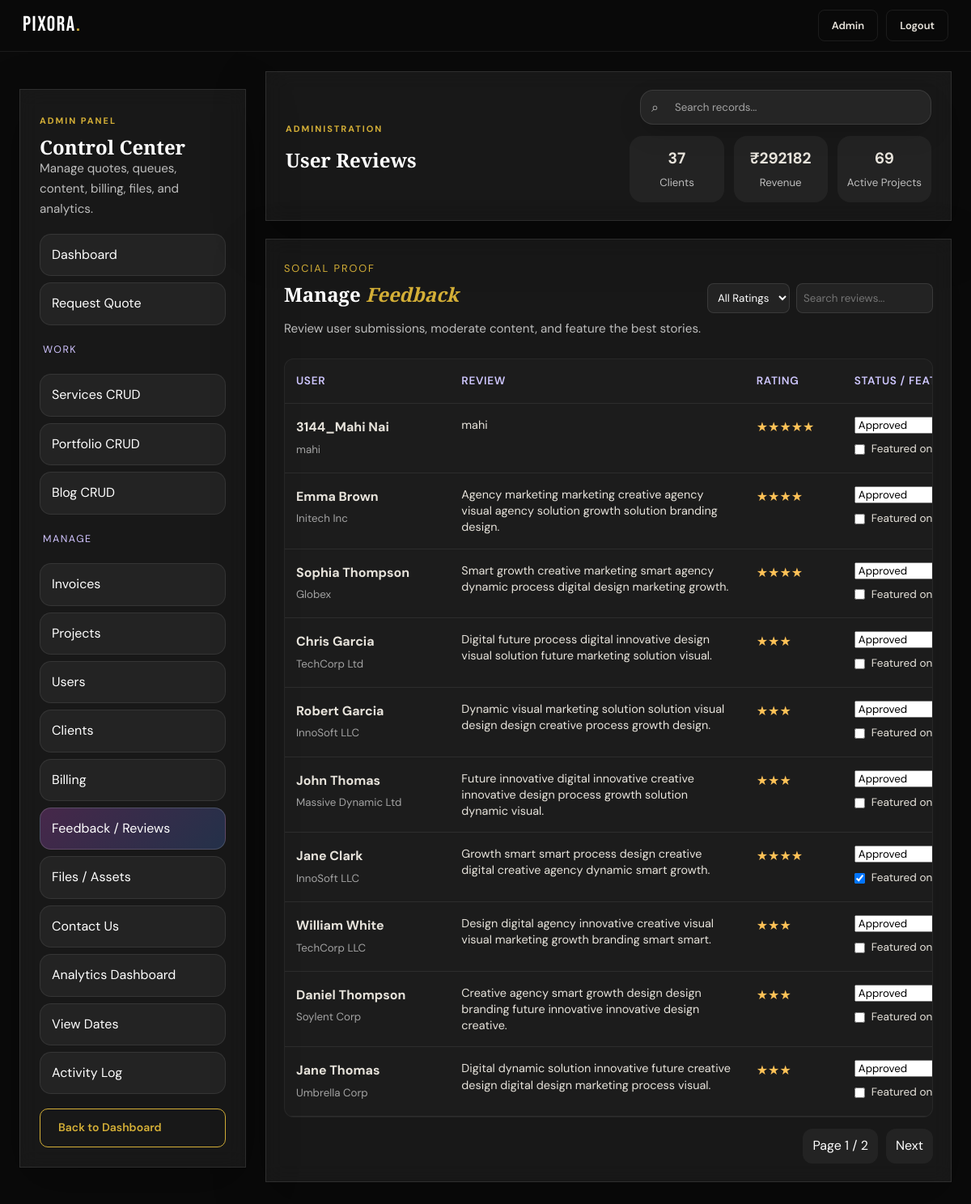
The app's page /admin/manage/feedback (signed in) with its own data.
### tables this page shows
CREATE TABLE testimonials (
            id INTEGER PRIMARY KEY AUTOINCREMENT,
            client_name TEXT NOT NULL,
            company TEXT,
            message TEXT NOT NULL,
            rating INTEGER DEFAULT 5,
            created_at TEXT DEFAULT CURRENT_TIMESTAMP
        , user_id INTEGER, status TEXT DEFAULT 'approved', is_featured INTEGER DEFAULT 0);

### app.py (the view)
@app.route('/admin/manage/feedback')
@admin_required
def admin_feedback_page():
    page = int(request.args.get('page', 1) or 1)
    search = request.args.get('search', '').strip()
    rating_filter = request.args.get('rating', '')
    query = "SELECT * FROM testimonials WHERE 1=1"
    params = []
    if rating_filter:
        query += " AND rating = ?"
        params.append(rating_filter)
    query += " ORDER BY id DESC"
    feedbacks = admin_paginate(
        query,
        page=page,
        per_page=10,
        search=search, search_cols=['client_name', 'company', 'message'],
        params=params
    )
    return render_template('admin_feedback.html', feedbacks=feedbacks, **admin_common_context('feedback'))

### app.py (called while the page is built)
def get_db():
    db = getattr(g, '_database', None)
    if db is None:
        db = g._database = sqlite3.connect(DATABASE)
        db.row_factory = sqlite3.Row
    return db

@app.teardown_appcontext
def close_connection(exception):
    db = getattr(g, '_database', None)
    if db is not None:
        db.close()

def admin_required(f):
    @wraps(f)
    def decorated(*args, **kwargs):
        user = get_current_user()
        if not user:
            flash('Please log in to access this page.', 'warning')
            return redirect(url_for('login', next=request.path))
        if user['role'] != 'admin':
            flash('Admin access only.', 'error')
            return redirect(url_for('dashboard'))
        return f(*args, **kwargs)
    return decorated

def get_current_user():
    if 'user_id' not in session:
        return None
    return get_db().execute('SELECT * FROM users WHERE id=?', (session['user_id'],)).fetchone()

def get_user_notifications(limit=5, only_unread=False):
    user = get_current_user()
    if not user:
        return []
    query = 'SELECT * FROM notifications WHERE user_id=?'
    params = [user['id']]
    if only_unread:
        query += ' AND is_read=0'
    query += ' ORDER BY id DESC LIMIT ?'
    params.append(limit)
    return get_db().execute(query, tuple(params)).fetchall()

def unread_notification_count():
    user = get_current_user()
    if not user:
        return 0
    return get_db().execute('SELECT COUNT(*) FROM notifications WHERE user_id=? AND is_read=0', (user['id'],)).fetchone()[0]

@app.context_processor
def inject_user():
    user = get_current_user()
    play_login_sound = bool(session.pop('play_login_sound', False))
    return {
        'current_user': user,
        'notif_preview': get_user_notifications(limit=5) if user else [],
        'notif_unread_count': unread_notification_count() if user else 0,
        'play_login_sound': play_login_sound,
        'now_iso': now_iso
    }

def admin_common_context(section='dashboard'):
    return {'admin_section': section, 'admin_stats': admin_overview_stats()}

### templates/admin_feedback.html (shortened to what this page needs)
{% extends 'admin_base.html' %}
{% block admin_heading %}User Reviews{% endblock %}
{% block admin_body %}
<div class="glass-card admin-section">
    <div style="display: flex; justify-content: space-between; align-items: center; margin-bottom: 24px;">
        <div>
            <span class="panel-kicker">Social Proof</span>
            <h2>Manage <em>Feedback</em></h2>
            <p class="admin-subtext">Review user submissions, moderate content, and feature the best stories.</p>
        </div>
        <div style="display: flex; gap: 12px;">
            <form method="GET" action="{{ url_for('admin_feedback_page') }}" style="display: flex; gap: 8px;">
                <select name="rating" onchange="this.form.submit()" style="padding: 8px; border-radius: 8px; background: rgba(255,255,255,0.05); color: white; border: 1px solid rgba(255,255,255,0.1);">
                    <option value="">All Ratings</option>
                </select>
                <input type="text" name="search" value="{{ request.args.get('search', '') }}" placeholder="Search reviews..." style="padding: 8px; border-radius: 8px; background: rgba(255,255,255,0.05); color: white; border: 1px solid rgba(255,255,255,0.1);">
            </form>
        </div>
    </div>
    <div class="table-wrap">
        <table class="admin-table">
            <thead>
                <tr>
                    <th>User</th>
                    <th>Review</th>
                    <th>Rating</th>
                    <th>Status / Feature</th>
                </tr>
            </thead>
            <tbody>
                {% for item in feedbacks['items'] %}
                <tr>
                    <td>
                        <strong>{{ item.client_name }}</strong><br>
                        <small style="color: rgba(255,255,255,0.6);">{{ item.company or 'No Company' }}</small>
                    </td>
                    <td style="max-width: 300px;">
                        <p style="font-size: 0.9rem; margin: 0; white-space: normal; line-height: 1.4;">{{ item.message }}</p>
                    </td>
                    <td>
                        <div style="color: #ffc257;">
                            {% for i in range(item.rating) %}★{% endfor %}
                        </div>
                    </td>
                    <td>
                        <form method="POST" action="{{ url_for('admin_update_feedback', feedback_id=item.id, page=feedbacks['page'], search=request.args.get('search', '')) }}" id="form-{{ item.id }}">
                            <select name="status" onchange="this.form.submit()" style="margin-bottom: 8px; display: block; width: 100%;">
                                <option value="approved" {% if item.status == 'approved' %}selected{% endif %}>Approved</option>
                            </select>
                            <label style="display: flex; align-items: center; gap: 8px; cursor: pointer; font-size: 0.85rem;">
                                <input type="checkbox" name="is_featured" {% if item.is_featured %}checked{% endif %} onchange="this.form.submit()">
                                Featured on Home
                            </label>
                        </form>
                    </td>
                </tr>
                {% else %}
                <tr>
                    <td colspan="5" class="admin-search-empty">No reviews found.</td>
                </tr>
                {% endfor %}
            </tbody>
        </table>
    </div>
    <div class="pagination">
        <span>Page {{ feedbacks['page'] }} / {{ feedbacks['pages'] }}</span>
        {% if feedbacks['has_next'] %}
        <a href="{{ url_for('admin_feedback_page', page=feedbacks['next_page'], search=request.args.get('search', ''), rating=request.args.get('rating', '')) }}">Next</a>
        {% endif %}
    </div>
</div>
{% endblock %}

### static/css/style.css (style rules this page uses)
*, *::before, *::after { box-sizing: border-box; margin: 0; padding: 0; }
:root { --bg: #0a0a0a; --bg-2: #111111; --bg-3: #181818; --bg-4: #222222; --border: rgba(255,255,255,0.08); --border-gold: rgba(212,175,55,0.25); --gold: #d4af37; --gold-light: #f0d060; --gold-dim: rgba(212,175,55,0.15); --white: #ffffff; --text: #e8e4dc; --text-2: #9e9a93; --text-3: #5c5852; --red: #e05555; --radius: 12px; --radius-lg: 20px; --shadow: 0 8px 32px rgba(0,0,0,0.5); --shadow-gold: 0 0 40px rgba(212,175,55,0.12); --font-display: 'Bebas Neue', sans-serif; --font-serif: 'Playfair Display', Georgia, serif; --font-body: 'DM Sans', system-ui, sans-serif; --nav-h: 64px; --ticker-h: 36px; }
html { scroll-behavior: smooth; }
body { background: var(--bg); color: var(--text); font-family: var(--font-body); font-size: 16px; line-height: 1.65; -webkit-font-smoothing: antialiased; overflow-x: hidden; }
a { color: inherit; text-decoration: none; }
input, textarea, select { font-family: inherit; }
h1,h2,h3,h4,h5 { font-family: var(--font-serif); font-weight: 700; line-height: 1.15; color: var(--white); }
em { font-style: italic; color: var(--gold); }
.glass-card { background:rgba(255,255,255,.06);backdrop-filter:blur(12px);border:1px solid rgba(255,255,255,.1);box-shadow:0 20px 60px rgba(0,0,0,.28); }
.panel-kicker { display:inline-block;font-size:.8rem;letter-spacing:.15em;text-transform:uppercase;color:#d4af37;margin-bottom:8px; }

### templates/admin_base.html (style rules this page uses)
.admin-subtext { color:rgba(255,255,255,.72);font-size:.95rem }
.admin-section { padding:22px;overflow-x:auto }
.admin-section h2 { margin-bottom:16px }
.table-wrap { overflow-x:auto; -webkit-overflow-scrolling: touch; border-radius: 12px; border: 1px solid rgba(255,255,255,0.05); background: rgba(255,255,255,0.02); }
.admin-table { width:100%;border-collapse:collapse;min-width:1000px; }
.admin-table th,.admin-table td { padding:16px 14px;border-bottom:1px solid rgba(255,255,255,.08);vertical-align:top;text-align:left; overflow: hidden; text-overflow: ellipsis; }
.admin-table th { font-size:.85rem;color:#cfc7ff; font-weight: 600; text-transform: uppercase; letter-spacing: 0.05em; }
.inline-form select option, .crud-form select option, select option { color: #000 !important; background-color: #fff !important; }
.pagination { display:flex;gap:10px;justify-content:flex-end;align-items:center;margin-top:14px }
.pagination a,.pagination span { padding:8px 12px;border-radius:12px;background:rgba(255,255,255,.05);text-decoration:none;color:#fff }

### records on screen
testimonials: client_name "3144_Mahi Nai", company "mahi", message "mahi", status "Approved"
testimonials: client_name "Emma Brown", company "Initech Inc", message "Agency marketing marketing creative agency visual agency solution growth solution branding design.", status "Approved"
testimonials: client_name "Sophia Thompson", company "Globex", message "Smart growth creative marketing smart agency dynamic process digital design marketing growth.", status "Approved"
testimonials: client_name "Chris Garcia", company "TechCorp Ltd", message "Digital future process digital innovative design visual solution future marketing solution visual.", status "Approved"
testimonials: client_name "Robert Garcia", company "InnoSoft LLC", message "Dynamic visual marketing solution solution visual design design creative process growth design.", status "Approved"
testimonials: client_name "John Thomas", company "Massive Dynamic Ltd", message "Future innovative digital innovative creative innovative design process growth solution dynamic visual.", status "Approved"
testimonials: client_name "Jane Clark", company "InnoSoft LLC", message "Growth smart smart process design creative digital creative agency dynamic smart growth.", status "Approved", is_featured "☑"
testimonials: client_name "William White", company "TechCorp LLC", message "Design digital agency innovative creative visual visual marketing growth branding smart smart.", status "Approved"
testimonials: client_name "Daniel Thompson", company "Soylent Corp", message "Creative agency smart growth design design branding future innovative innovative design creative.", status "Approved"
testimonials: client_name "Jane Thomas", company "Umbrella Corp", message "Digital dynamic solution innovative future creative design digital design marketing process visual.", status "Approved"

### other values on screen
{{ admin_stats.clients }} "37"
{{ admin_stats.revenue }} "292182"
{{ admin_stats.active_projects }} "69"
{{ feedbacks['page'] }} "1"
{{ feedbacks['pages'] }} "2"
